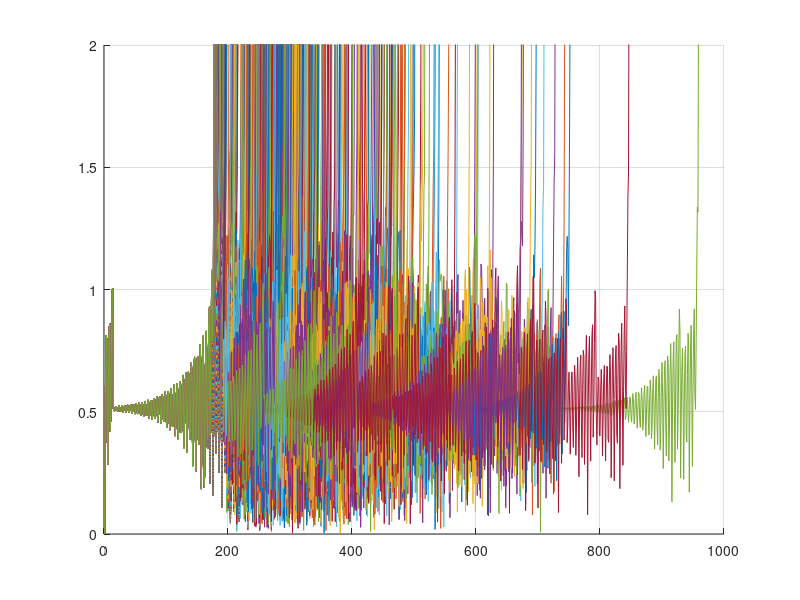

Source code (MATLAB):
% shows how complex numbers with diffarent initial conditions diverge in a
% chaotic manner.
%mainly used for explaining concepts and to identify why mandelbrot set gets
%pixaletad at high depths

n=1000
depth=1000;
x = linspace(0.3509, 0.351, n);
y = linspace(0.3843, 0.3844, n)
z0 = x + y*i;
z=zeros(depth,n);

for k=2:depth
    z(k,:)=z(k-1,:).^2+z0;
end
figure
hold on
grid on
for k=2:n
    plot(abs(z(:,k)))
end
axis([0 depth 0 2])